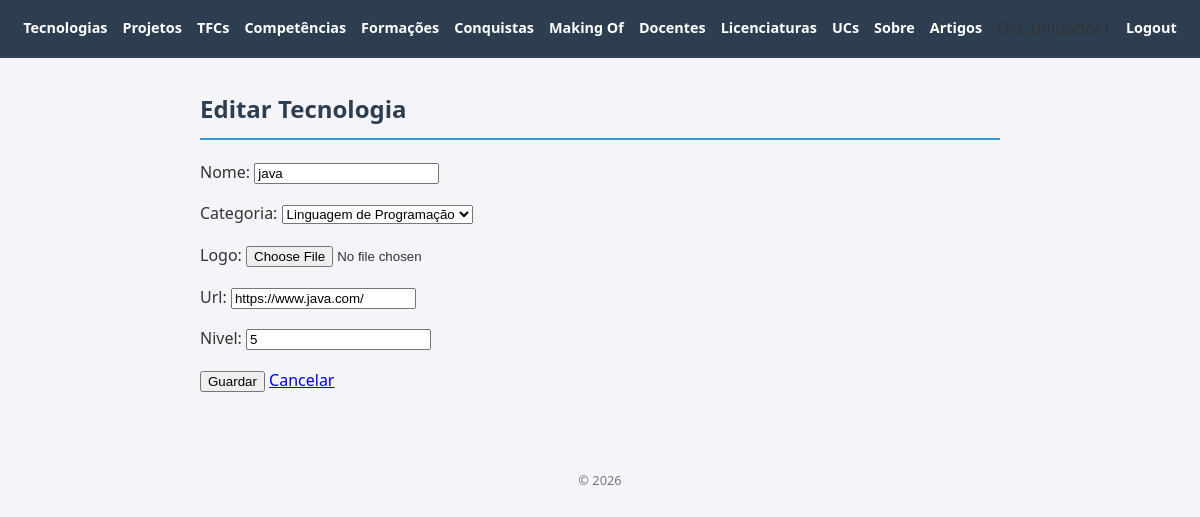
/tecnologias/1/editar/ (signed in), run on the app's committed database.
### portfolio/models.py (models this page shows, shortened)
class Tecnologia(models.Model):
    CATEGORIA_CHOICES = [
        ('linguagem', 'Linguagem de Programação'),
        ('framework', 'Framework'),
        ('bd', 'Base de Dados'),
        ('devops', 'DevOps / Infraestrutura'),
        ('ferramenta', 'Ferramenta'),
        ('design', 'Design / Frontend'),
        ('outro', 'Outro'),
    ]
    nome = models.CharField(max_length=100)
    categoria = models.CharField(max_length=50, choices=CATEGORIA_CHOICES, default='outro')
    logo = models.ImageField(upload_to='tecnologias/', blank=True, null=True)
    url = models.URLField(blank=True)
    nivel = models.IntegerField(default=5)

### portfolio/views.py (the view)
# urls.py: path('tecnologias/<int:pk>/editar/', views.tecnologia_editar, name='tecnologia_editar'),
@login_required
def tecnologia_editar(request, pk):
    tecnologia = Tecnologia.objects.get(pk=pk)
    if request.method == 'POST':
        form = TecnologiaForm(request.POST, request.FILES, instance=tecnologia)
        if form.is_valid():
            form.save()
            return redirect('tecnologias')
    else:
        form = TecnologiaForm(instance=tecnologia)
    return render(request, 'tecnologia_form.html', {'form': form})

### portfolio/forms.py
class TecnologiaForm(forms.ModelForm):
    class Meta:
        model = Tecnologia
        fields = ['nome', 'categoria', 'logo', 'url', 'nivel']

### portfolio/templates/tecnologia_form.html (shortened to what this page needs)
{% extends "base.html" %}
{% block content %}
<h2>{% if form.instance.pk %}Editar{% else %}Nova{% endif %} Tecnologia</h2>
<form method="post" enctype="multipart/form-data">
    {{ form.as_p }}
    <button type="submit">Guardar</button>
    <a href="{% url 'tecnologias' %}">Cancelar</a>
</form>
{% endblock %}

### portfolio/static/portfolio/styles.css (style rules this page uses)
body { font-family: 'Segoe UI', Tahoma, Geneva, Verdana, sans-serif; line-height: 1.6; margin: 0; padding: 0; background-color: #f4f4f9; color: #333; }
h2 { color: #2c3e50; border-bottom: 2px solid #3498db; padding-bottom: 10px; }

### data on the page
Tecnologia: nome "java", categoria "Linguagem de Programação", url "https://www.java.com/", nivel "5"
